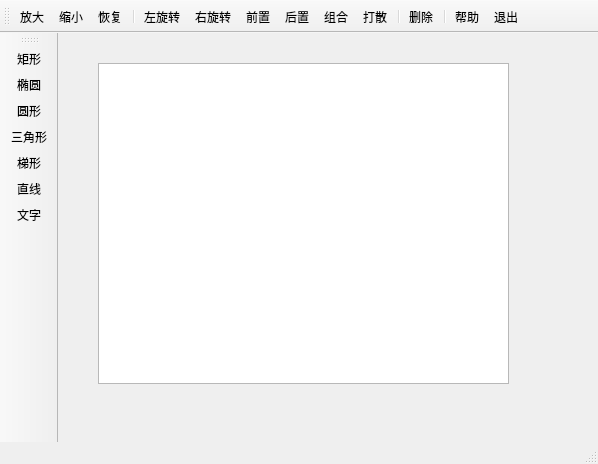
<?xml version="1.0" encoding="UTF-8"?>
<ui version="4.0">
 <class>MainWindow</class>
 <widget class="QMainWindow" name="MainWindow">
  <property name="geometry">
   <rect>
    <x>0</x>
    <y>0</y>
    <width>598</width>
    <height>464</height>
   </rect>
  </property>
  <property name="windowTitle">
   <string>MainWindow</string>
  </property>
  <widget class="QWidget" name="centralwidget">
   <widget class="TGraphicsView" name="view">
    <property name="geometry">
     <rect>
      <x>40</x>
      <y>30</y>
      <width>411</width>
      <height>321</height>
     </rect>
    </property>
   </widget>
  </widget>
  <widget class="QStatusBar" name="statusbar"/>
  <widget class="QToolBar" name="toolBar">
   <property name="windowTitle">
    <string>toolBar</string>
   </property>
   <property name="toolButtonStyle">
    <enum>Qt::ToolButtonTextUnderIcon</enum>
   </property>
   <attribute name="toolBarArea">
    <enum>TopToolBarArea</enum>
   </attribute>
   <attribute name="toolBarBreak">
    <bool>false</bool>
   </attribute>
   <addaction name="actZoomIn"/>
   <addaction name="actZoomOut"/>
   <addaction name="actRestore"/>
   <addaction name="separator"/>
   <addaction name="actRotateLeft"/>
   <addaction name="actRotateRight"/>
   <addaction name="actEdit_Font"/>
   <addaction name="actEdit_Back"/>
   <addaction name="actGroup"/>
   <addaction name="actGroupBreak"/>
   <addaction name="separator"/>
   <addaction name="actEdit_Delete"/>
   <addaction name="separator"/>
   <addaction name="actHelp"/>
   <addaction name="actQuit"/>
  </widget>
  <widget class="QToolBar" name="toolBar_2">
   <property name="windowTitle">
    <string>toolBar_2</string>
   </property>
   <property name="toolButtonStyle">
    <enum>Qt::ToolButtonTextUnderIcon</enum>
   </property>
   <attribute name="toolBarArea">
    <enum>LeftToolBarArea</enum>
   </attribute>
   <attribute name="toolBarBreak">
    <bool>false</bool>
   </attribute>
   <addaction name="actItem_Rect"/>
   <addaction name="actItem_Ellipse"/>
   <addaction name="actItem_Round"/>
   <addaction name="actItem_Triangle"/>
   <addaction name="actItem_Trapezoid"/>
   <addaction name="actItem_Line"/>
   <addaction name="actItem_Text"/>
  </widget>
  <action name="actZoomIn">
   <property name="icon">
    <iconset resource="res.qrc">
     <normaloff>:/images/images/zoomin.png</normaloff>:/images/images/zoomin.png</iconset>
   </property>
   <property name="text">
    <string>放大</string>
   </property>
   <property name="toolTip">
    <string>放大</string>
   </property>
  </action>
  <action name="actZoomOut">
   <property name="icon">
    <iconset resource="res.qrc">
     <normaloff>:/images/images/zoomout.png</normaloff>:/images/images/zoomout.png</iconset>
   </property>
   <property name="text">
    <string>缩小</string>
   </property>
   <property name="toolTip">
    <string>缩小</string>
   </property>
  </action>
  <action name="actRestore">
   <property name="icon">
    <iconset resource="res.qrc">
     <normaloff>:/images/images/420.bmp</normaloff>:/images/images/420.bmp</iconset>
   </property>
   <property name="text">
    <string>恢复</string>
   </property>
   <property name="toolTip">
    <string>恢复</string>
   </property>
  </action>
  <action name="actRotateLeft">
   <property name="icon">
    <iconset resource="res.qrc">
     <normaloff>:/images/images/rotateleft.png</normaloff>:/images/images/rotateleft.png</iconset>
   </property>
   <property name="text">
    <string>左旋转</string>
   </property>
   <property name="toolTip">
    <string>左旋转</string>
   </property>
  </action>
  <action name="actRotateRight">
   <property name="icon">
    <iconset resource="res.qrc">
     <normaloff>:/images/images/rotateright.png</normaloff>:/images/images/rotateright.png</iconset>
   </property>
   <property name="text">
    <string>右旋转</string>
   </property>
   <property name="toolTip">
    <string>右旋转</string>
   </property>
  </action>
  <action name="actEdit_Font">
   <property name="icon">
    <iconset resource="res.qrc">
     <normaloff>:/images/images/528.bmp</normaloff>:/images/images/528.bmp</iconset>
   </property>
   <property name="text">
    <string>前置</string>
   </property>
   <property name="toolTip">
    <string>居于最前面</string>
   </property>
  </action>
  <action name="actEdit_Back">
   <property name="icon">
    <iconset resource="res.qrc">
     <normaloff>:/images/images/526.bmp</normaloff>:/images/images/526.bmp</iconset>
   </property>
   <property name="text">
    <string>后置</string>
   </property>
   <property name="toolTip">
    <string>居于最后面</string>
   </property>
  </action>
  <action name="actGroup">
   <property name="icon">
    <iconset resource="res.qrc">
     <normaloff>:/images/images/UNGROUP.BMP</normaloff>:/images/images/UNGROUP.BMP</iconset>
   </property>
   <property name="text">
    <string>组合</string>
   </property>
   <property name="toolTip">
    <string>组合</string>
   </property>
  </action>
  <action name="actGroupBreak">
   <property name="icon">
    <iconset resource="res.qrc">
     <normaloff>:/images/images/128.bmp</normaloff>:/images/images/128.bmp</iconset>
   </property>
   <property name="text">
    <string>打散</string>
   </property>
   <property name="toolTip">
    <string>打散</string>
   </property>
  </action>
  <action name="actEdit_Delete">
   <property name="icon">
    <iconset resource="res.qrc">
     <normaloff>:/images/images/108.bmp</normaloff>:/images/images/108.bmp</iconset>
   </property>
   <property name="text">
    <string>删除</string>
   </property>
   <property name="toolTip">
    <string>删除</string>
   </property>
  </action>
  <action name="actHelp">
   <property name="icon">
    <iconset resource="res.qrc">
     <normaloff>:/images/images/BEBULB.ICO</normaloff>:/images/images/BEBULB.ICO</iconset>
   </property>
   <property name="text">
    <string>帮助</string>
   </property>
   <property name="toolTip">
    <string>帮助</string>
   </property>
  </action>
  <action name="actQuit">
   <property name="icon">
    <iconset resource="res.qrc">
     <normaloff>:/images/images/132.bmp</normaloff>:/images/images/132.bmp</iconset>
   </property>
   <property name="text">
    <string>退出</string>
   </property>
   <property name="toolTip">
    <string>退出</string>
   </property>
  </action>
  <action name="actItem_Rect">
   <property name="icon">
    <iconset resource="res.qrc">
     <normaloff>:/images/images/BUTTON.BMP</normaloff>:/images/images/BUTTON.BMP</iconset>
   </property>
   <property name="text">
    <string>矩形</string>
   </property>
   <property name="toolTip">
    <string>矩形</string>
   </property>
  </action>
  <action name="actItem_Ellipse">
   <property name="icon">
    <iconset resource="res.qrc">
     <normaloff>:/images/images/ELLIPSE.BMP</normaloff>:/images/images/ELLIPSE.BMP</iconset>
   </property>
   <property name="text">
    <string>椭圆</string>
   </property>
   <property name="toolTip">
    <string>添加椭圆形</string>
   </property>
  </action>
  <action name="actItem_Round">
   <property name="icon">
    <iconset resource="res.qrc">
     <normaloff>:/images/images/08.JPG</normaloff>:/images/images/08.JPG</iconset>
   </property>
   <property name="text">
    <string>圆形</string>
   </property>
   <property name="toolTip">
    <string>圆形</string>
   </property>
  </action>
  <action name="actItem_Triangle">
   <property name="icon">
    <iconset resource="res.qrc">
     <normaloff>:/images/images/Icon1242.ico</normaloff>:/images/images/Icon1242.ico</iconset>
   </property>
   <property name="text">
    <string>三角形</string>
   </property>
   <property name="toolTip">
    <string>三角形</string>
   </property>
  </action>
  <action name="actItem_Trapezoid">
   <property name="icon">
    <iconset resource="res.qrc">
     <normaloff>:/images/images/FREEFORM.BMP</normaloff>:/images/images/FREEFORM.BMP</iconset>
   </property>
   <property name="text">
    <string>梯形</string>
   </property>
   <property name="toolTip">
    <string>梯形</string>
   </property>
  </action>
  <action name="actItem_Line">
   <property name="icon">
    <iconset resource="res.qrc">
     <normaloff>:/images/images/LINE.BMP</normaloff>:/images/images/LINE.BMP</iconset>
   </property>
   <property name="text">
    <string>直线</string>
   </property>
   <property name="toolTip">
    <string>添加直线</string>
   </property>
  </action>
  <action name="actItem_Text">
   <property name="icon">
    <iconset resource="res.qrc">
     <normaloff>:/images/images/800.bmp</normaloff>:/images/images/800.bmp</iconset>
   </property>
   <property name="text">
    <string>文字</string>
   </property>
   <property name="toolTip">
    <string>添加文字</string>
   </property>
  </action>
 </widget>
 <customwidgets>
  <customwidget>
   <class>TGraphicsView</class>
   <extends>QGraphicsView</extends>
   <header location="global">tgraphicsview.h</header>
  </customwidget>
 </customwidgets>
 <resources>
  <include location="res.qrc"/>
 </resources>
 <connections>
  <connection>
   <sender>actQuit</sender>
   <signal>triggered()</signal>
   <receiver>MainWindow</receiver>
   <slot>close()</slot>
   <hints>
    <hint type="sourcelabel">
     <x>-1</x>
     <y>-1</y>
    </hint>
    <hint type="destinationlabel">
     <x>298</x>
     <y>231</y>
    </hint>
   </hints>
  </connection>
 </connections>
</ui>
